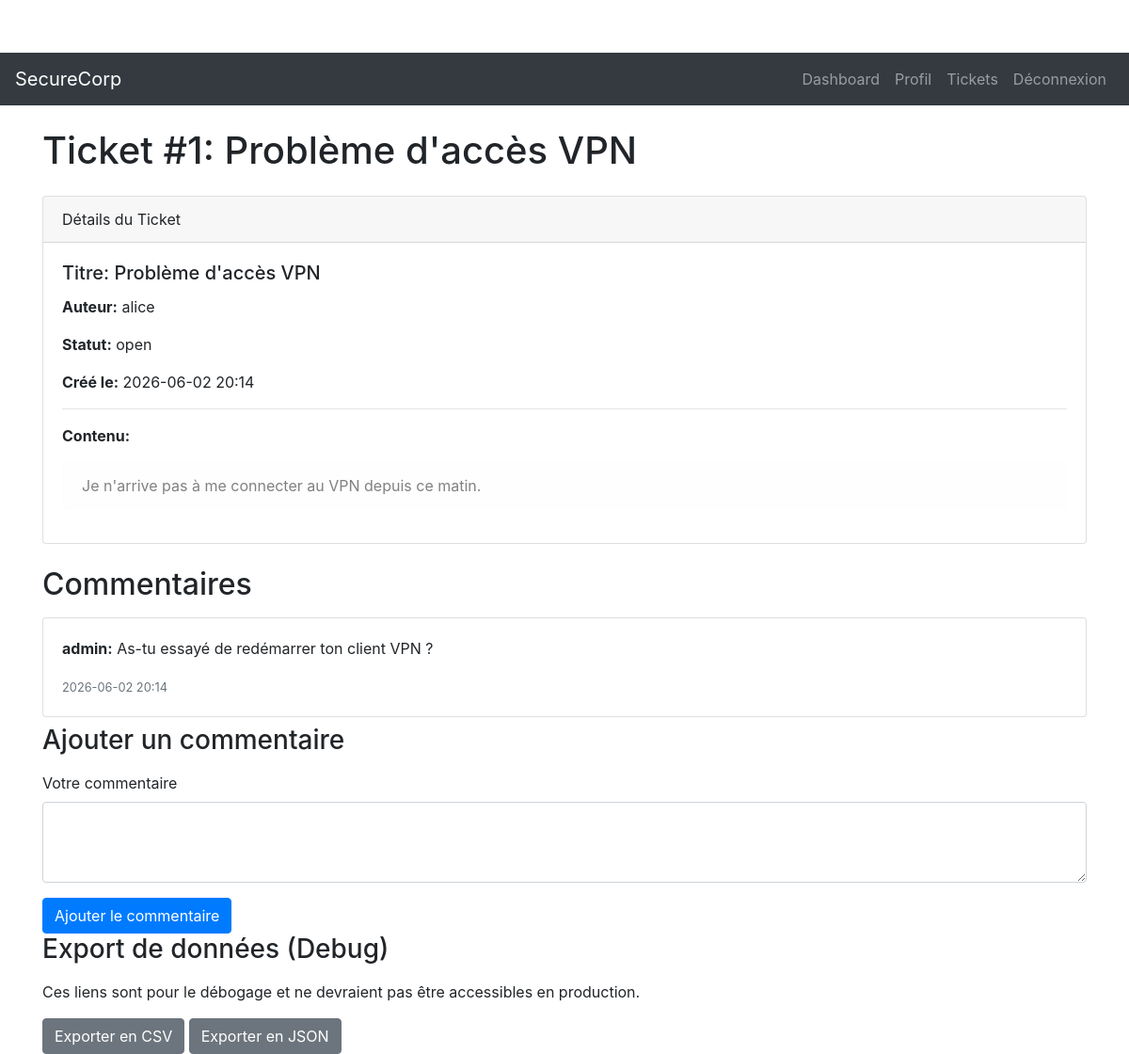
The app's page /tickets/view/1 (signed in) with its own data.
### database/models.py (models this page shows, shortened)
class Ticket(db.Model):
    id = db.Column(db.Integer, primary_key=True)
    title = db.Column(db.String(200), nullable=False)
    content = db.Column(db.Text, nullable=False)
    author_id = db.Column(db.Integer, db.ForeignKey('user.id'), nullable=False)
    status = db.Column(db.String(20), default='open')
    created_at = db.Column(db.DateTime, default=datetime.utcnow)
    author = db.relationship('User', backref=db.backref('tickets', lazy=True))

class User(db.Model):
    id = db.Column(db.Integer, primary_key=True)
    username = db.Column(db.String(80), unique=True, nullable=False)
    password = db.Column(db.String(120), nullable=False)
    role = db.Column(db.String(20), default='user')
    email = db.Column(db.String(120), unique=True, nullable=False)

class Comment(db.Model):
    id = db.Column(db.Integer, primary_key=True)
    content = db.Column(db.Text, nullable=False)
    ticket_id = db.Column(db.Integer, db.ForeignKey('ticket.id'), nullable=False)
    author_id = db.Column(db.Integer, db.ForeignKey('user.id'), nullable=False)
    created_at = db.Column(db.DateTime, default=datetime.utcnow)
    author = db.relationship('User', backref=db.backref('comments', lazy=True))
    ticket = db.relationship('Ticket', backref=db.backref('comments', lazy=True))

### tickets/routes.py (the view, shortened to what this page needs)
@tickets_bp.route('/view/<int:ticket_id>', methods=['GET', 'POST'])
@login_required
def view_ticket(ticket_id):
    ticket = Ticket.query.get_or_404(ticket_id)
    comments = Comment.query.filter_by(ticket_id=ticket_id).all()
    return render_template('tickets/view_ticket.html', ticket=ticket, comments=comments)

### auth/utils.py (called while the page is built)
def login_required(f):
    @wraps(f)
    def decorated_function(*args, **kwargs):
        if 'user_id' not in session:
            flash('Veuillez vous connecter pour accéder à cette page.', 'warning')
            return redirect(url_for('auth.login'))
        return f(*args, **kwargs)
    return decorated_function

### templates/tickets/view_ticket.html (shortened to what this page needs)
{% extends "base.html" %}
{% block content %}
    <h1 class="mb-4">Ticket #{{ ticket.id }}: {{ ticket.title }}</h1>
    <div class="card mb-4">
        <div class="card-header">
            Détails du Ticket
        </div>
        <div class="card-body">
            <h5 class="card-title">Titre: {{ ticket.title }}</h5>
            <p class="card-text"><strong>Auteur:</strong> {{ ticket.author.username }}</p>
            <p class="card-text"><strong>Statut:</strong> {{ ticket.status }}</p>
            <p class="card-text"><strong>Créé le:</strong> {{ ticket.created_at.strftime("%Y-%m-%d %H:%M") }}</p>
            <hr>
            <p class="card-text"><strong>Contenu:</strong></p>
            <div class="alert alert-light">{{ ticket.content }}</div>
        </div>
    </div>
    <h2 class="mb-3">Commentaires</h2>
    {% for comment in comments %}
        <div class="card mb-2">
            <div class="card-body">
                <p class="card-text"><strong>{{ comment.author.username }}:</strong> {{ comment.content }}</p>
                <small class="text-muted">{{ comment.created_at.strftime("%Y-%m-%d %H:%M") }}</small>
            </div>
        </div>
    {% else %}
        <p>Aucun commentaire pour ce ticket.</p>
    {% endfor %}
    <h3 class="mb-3">Ajouter un commentaire</h3>
    <form method="POST">
        <div class="form-group">
            <label for="comment_content">Votre commentaire</label>
            <textarea class="form-control" id="comment_content" name="comment_content" rows="3" required></textarea>
        </div>
        <button type="submit" class="btn btn-primary">Ajouter le commentaire</button>
    </form>
    <h3 class="mb-3">Export de données (Debug)</h3>
    <p>Ces liens sont pour le débogage et ne devraient pas être accessibles en production.</p>
    <a href="{{ url_for('tickets.export_csv') }}" class="btn btn-secondary">Exporter en CSV</a>
    <a href="{{ url_for('tickets.export_json') }}" class="btn btn-secondary">Exporter en JSON</a>
{% endblock %}

### static/css/style.css (style rules this page uses)
body { padding-top: 56px; }

### records on screen
Ticket: id "1", title "Problème d'accès VPN", status "open", created_at "2026-06-02 20:14", content "Je n'arrive pas à me connecter au VPN depuis ce matin."
User: author.username "alice"
Comment: author.username "admin", content "As-tu essayé de redémarrer ton client VPN ?", created_at "2026-06-02 20:14"
